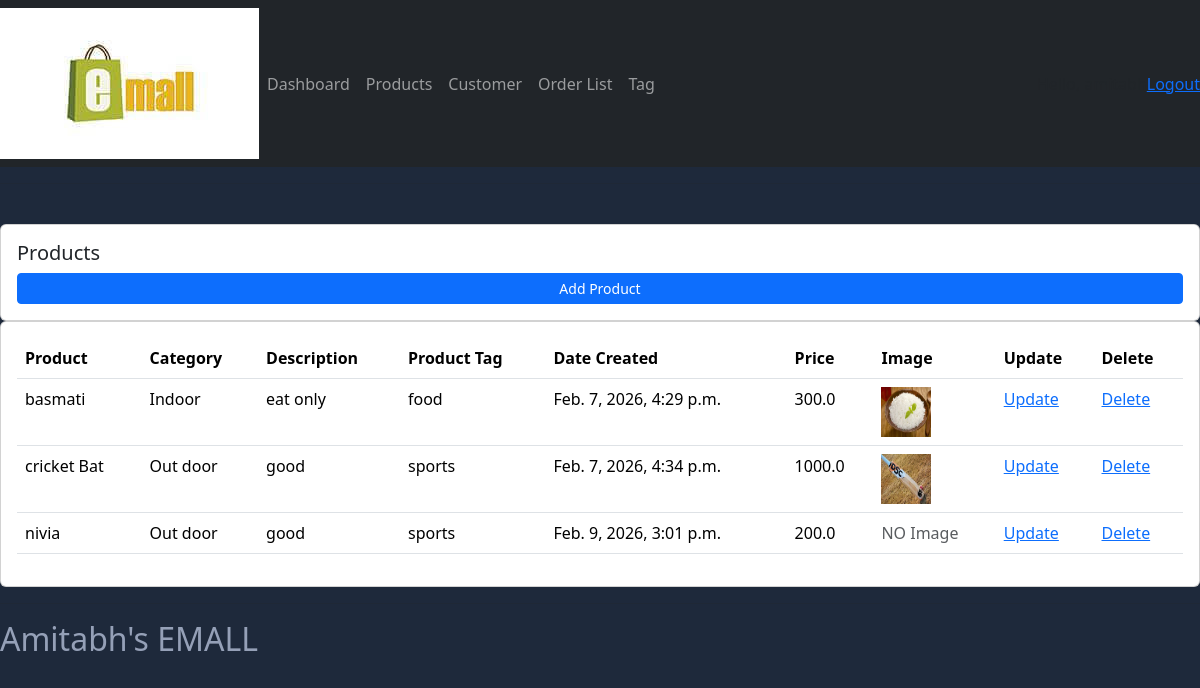
The app's page /product (signed in) with its own data.
### account/models.py (models this page shows, shortened)
class Product(models.Model):
    CATEGORY=(
        ('Indoor','Indoor'),
        ('Out door','Out door'),
    )
    name=models.CharField(max_length=100,null=True)
    price=models.FloatField(null=True)
    category=models.CharField(max_length=100,null=True,choices=CATEGORY)
    description=models.CharField(max_length=200,null=True,blank=True)
    date_created=models.DateTimeField(auto_now_add=True,null=True)
    pic=models.ImageField(blank=True,null=True,upload_to='product_image')
    tags=models.ManyToManyField(Tag)

class Tag(models.Model):
    name=models.CharField(max_length=200,null=True)

### account/views.py (the view)
# urls.py: path('product',views.Prod,name='product'),
@login_required(login_url='login')
def Prod(request):
    product=Product.objects.all()
    context={'product':product}
    return render(request,'account/product.html',context)

### templates/account/product.html (shortened to what this page needs)
{%  extends 'main.html' %}
{% block content %}
		<br>
		<div class="row">
			<div class="col-md">
				<div class="card card-body">
					<h5>Products</h5>
					<a class="btn btn-primary  btn-sm btn-block" href="{% url 'add_product' %}">Add Product</a>
				</div>
				<div class="card card-body">
					<table class="table">
						<tr>
							<th>Product</th>
							<th>Category</th>
							<th>Description</th>
							<th>Product Tag</th>
							<th>Date Created</th>
							<th>Price</th>
							<th>Image</th>
							<th>Update</th>
							<th>Delete</th>
						</tr>
						{% for i in product %}
							<tr>
								<td>{{i.name}}</td>
								<td>{{i.category}}</td>
								<td>{{i.description}}</td>
								<td>{% for tag in i.tags.all %}{{tag.name}}{% endfor %}</td>
								<td>{{i.date_created}}</td>
								<td>{{i.price}}</td>
								<td>
								{%if i.pic %}
								<img src="{{ i.pic.url }}" height="50" width="50">
								{% else %}
								<span class="text-muted">NO Image</span>
								{% endif %}
								</td>
								<td><a href ="{% url 'update_product' i.id %}">Update </td>
                                <td><a href="{% url 'delete_product' i.id %}">Delete</a></td>
							</tr>
						{% endfor %}
					</table>
				</div>
			</div>
		</div>
{% endblock content %}

### templates/main.html (shortened to what this page needs)
<!DOCTYPE html>
<html lang="en">
    {% load static %}
<head>
    <link href="https://cdn.jsdelivr.net/npm/bootstrap@5.3.8/dist/css/bootstrap.min.css"
    rel="stylesheet"
>
    <link rel="stylesheet" href="{% static 'css/main.css' %}">
</head>
<body>
    {% include 'navbar.html' %}
   <hr>
   {% block content %}
   {% endblock %}
   <hr>
   <h2 style="color: rgb(149, 160, 183);">Amitabh's EMALL</h2>
</body>
</html>

### templates/navbar.html (shortened to what this page needs)
{% load static %}
<nav class="navbar navbar-expand-lg navbar-dark bg-dark">
  <img src="{% static 'image/emall.jpeg' %}">
  <div class="collapse navbar-collapse" id="navbarNav">
    <ul class="navbar-nav">
      <li class="nav-item active">
        <a class="nav-link" href="{%url 'home' %}">Dashboard</a>
      </li>
      <li class="nav-item">
        <a class="nav-link" href="{% url 'product' %}">Products</a>
      </li>
      <li class="nav-item">
        <a class="nav-link" href="{% url 'customer_list' %}">Customer</a>
      </li>
      <li class="nav-item">
        <a class="nav-link" href="{% url 'order_list' %}">Order List</a>
      </li>
      <li class="nav-item">
        <a class="nav-link" href="{% url 'tag_list' %}">Tag</a>
      </li>
    </ul>
  </div>
  <span class="hello-msg">Hello, {{request.user}} <style color: red;></style></span>
  <span><a class="hello-msg" href="{% url 'logout' %}" >Logout</a></a></span>
</nav>

### static/css/main.css (style rules this page uses)
body { background-color: rgb(30, 41, 59); }

### records on screen
Product: name "basmati", category "Indoor", description "eat only", date_created "Feb. 7, 2026, 4:29 p.m.", price "300.0", pic (picture)
Tag: name "food"
Product: name "cricket Bat", category "Out door", description "good", date_created "Feb. 7, 2026, 4:34 p.m.", price "1000.0", pic (picture)
Tag: name "sports"
Product: name "nivia", category "Out door", description "good", date_created "Feb. 9, 2026, 3:01 p.m.", price "200.0", pic "NO Image"
